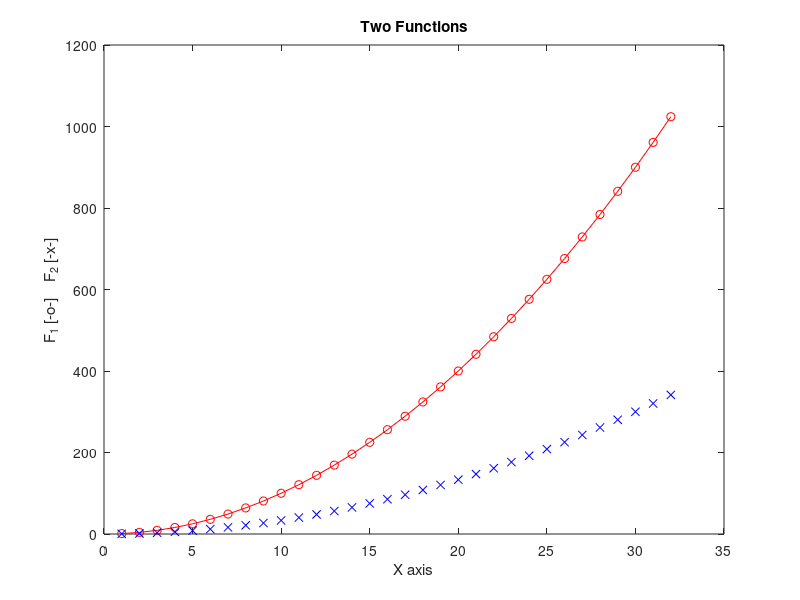

MATLAB code for this plot: (Note: this script raises an error after producing the figure.)
% Name: Vladyslav Umanets
% Group:EDIfu25/1
% Date: 11.09.2026
% Laboratory Work 1
%% Mandatory Task 6 points
x = 1:32;
y = x.^2;

plot(x, y, 'o-r', x, y/3, 'xb')
title('Two Functions')
xlabel('X axis')
ylabel('F_1 [-o-]    F_2 [-x-]')
%% Complementary Task (4 points), var-8
N = 8;

V = (N+1):0.5:(N+4);

A = [N N+1 N+2; N+3 N+4 N+5 ;N+6 N+7 N+8];

sub_a = A(3, 2);

sub_b = A(2:3, 1:2);

sub_c = A([1, 3], [1, 3]);
s
V_col = V(1:3)';
A_concatenated = [A, V_col];
